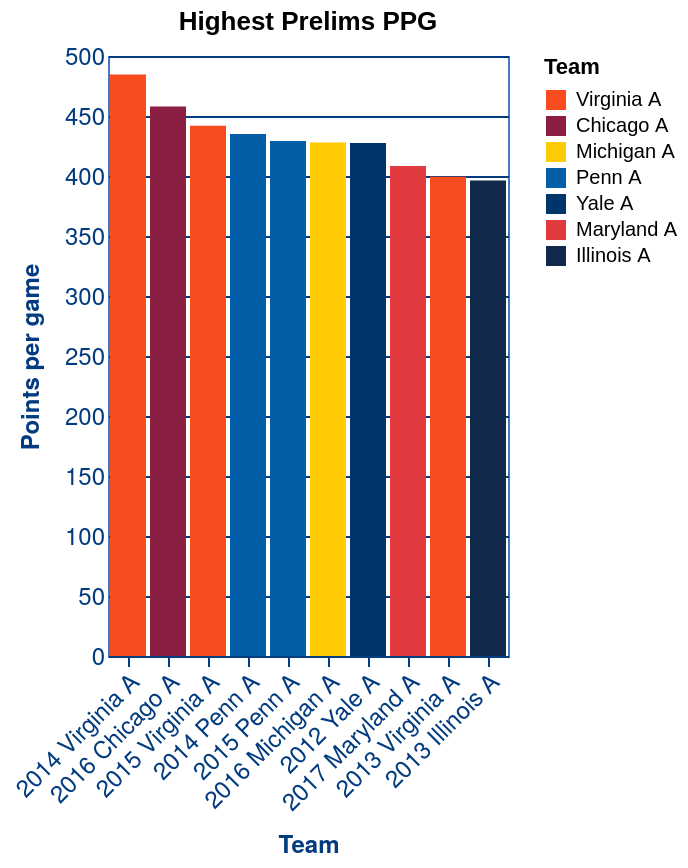

Vega-Lite specification stored for this chart:
### Vega-Lite specification from a JSON file in a GitHub repository (floating-point values rounded to 4 significant figures)
{"$schema": "https://vega.github.io/schema/vega-lite/v5.json", "config": {"axisX": {"domain": true, "domainColor": "#023B7F", "domainWidth": 1, "grid": false, "labelAngle": 0, "labelColor": "#023B7F", "labelFont": "Helvetica Neue", "labelFontSize": 12, "tickColor": "#023B7F", "titleColor": "#023B7F", "titleFont": "Helvetica Neue", "titleFontSize": 12, "titlePadding": 10}, "axisY": {"domain": false, "grid": true, "gridColor": "#023B7F", "gridWidth": 1, "labelAngle": 0, "labelColor": "#023B7F", "labelFont": "Helvetica Neue", "labelFontSize": 12, "ticks": false, "titleColor": "#023B7F", "titleFont": "Helvetica Neue", "titleFontSize": 12, "titlePadding": 10}, "mark": {"color": "#4279C1", "fill": "#7EB7FD"}, "view": {"stroke": "#4279C1"}}, "data": {"name": "data-ca298b893e57d2b21af84841fba3a0ac"}, "datasets": {"data-ca298b893e57d2b21af84841fba3a0ac": [{"ppg": 484.6, "team": "Virginia A", "team_tournament": "2014 Virginia A", "tournament": "ACF Nationals 2014"}, {"ppg": 458.0, "team": "Chicago A", "team_tournament": "2016 Chicago A", "tournament": "ACF Nationals 2016"}, {"ppg": 441.8, "team": "Virginia A", "team_tournament": "2015 Virginia A", "tournament": "ACF Nationals 2015"}, {"ppg": 435.0, "team": "Penn A", "team_tournament": "2014 Penn A", "tournament": "ACF Nationals 2014"}, {"ppg": 429.1, "team": "Penn A", "team_tournament": "2015 Penn A", "tournament": "ACF Nationals 2015"}, {"ppg": 428.0, "team": "Michigan A", "team_tournament": "2016 Michigan A", "tournament": "ACF Nationals 2016"}, {"ppg": 427.5, "team": "Yale A", "team_tournament": "2012 Yale A", "tournament": "ACF Nationals 2012"}, {"ppg": 408.3, "team": "Maryland A", "team_tournament": "2017 Maryland A", "tournament": "ACF Nationals 2017"}, {"ppg": 399.4, "team": "Virginia A", "team_tournament": "2013 Virginia A", "tournament": "ACF Nationals 2013"}, {"ppg": 396.2, "team": "Illinois A", "team_tournament": "2013 Illinois A", "tournament": "ACF Nationals 2013"}]}, "encoding": {"fill": {"field": "team", "scale": {"domain": ["Virginia A", "Chicago A", "Michigan A", "Penn A", "Yale A", "Maryland A", "Illinois A"], "range": ["#F84C1E", "#8B1F41", "#FFCB05", "#045ea7", "#00356B", "#E03A3E", "#13294B"]}, "title": "Team", "type": "nominal"}, "tooltip": [{"field": "team", "type": "nominal"}, {"field": "tournament", "type": "nominal"}, {"field": "ppg", "type": "quantitative"}], "x": {"axis": {"labelAngle": 315}, "field": "team_tournament", "sort": ["ppg"], "title": "Team", "type": "nominal"}, "y": {"field": "ppg", "title": "Points per game", "type": "quantitative"}}, "mark": "bar", "title": "Highest Prelims PPG"}
